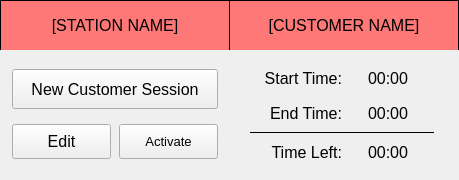
<?xml version="1.0" encoding="UTF-8"?>
<ui version="4.0">
 <class>frame_station_5</class>
 <widget class="QWidget" name="frame_station_5">
  <property name="geometry">
   <rect>
    <x>0</x>
    <y>0</y>
    <width>459</width>
    <height>180</height>
   </rect>
  </property>
  <property name="minimumSize">
   <size>
    <width>430</width>
    <height>180</height>
   </size>
  </property>
  <property name="maximumSize">
   <size>
    <width>510</width>
    <height>190</height>
   </size>
  </property>
  <property name="windowTitle">
   <string>Form</string>
  </property>
  <property name="styleSheet">
   <string notr="true">QWidget {
	font: 12pt &quot;Segoe UI&quot;;
}
QWidget[stationFrame=&quot;true&quot;] {
	border: 1px solid black;
	background-color: rgb(240, 240, 240);
}
QLabel[labelFrame=&quot;true&quot;] {
	border-bottom: 1px solid black;
}</string>
  </property>
  <property name="stationFrame" stdset="0">
   <bool>true</bool>
  </property>
  <layout class="QVBoxLayout" name="verticalLayout">
   <property name="spacing">
    <number>0</number>
   </property>
   <property name="leftMargin">
    <number>0</number>
   </property>
   <property name="topMargin">
    <number>0</number>
   </property>
   <property name="rightMargin">
    <number>0</number>
   </property>
   <property name="bottomMargin">
    <number>0</number>
   </property>
   <item>
    <widget class="QFrame" name="frame_labels_5">
     <property name="minimumSize">
      <size>
       <width>0</width>
       <height>50</height>
      </size>
     </property>
     <property name="maximumSize">
      <size>
       <width>16777215</width>
       <height>50</height>
      </size>
     </property>
     <property name="styleSheet">
      <string notr="true">QFrame {
	background-color: rgb(255, 120, 120);
}</string>
     </property>
     <property name="frameShape">
      <enum>QFrame::HLine</enum>
     </property>
     <property name="frameShadow">
      <enum>QFrame::Plain</enum>
     </property>
     <property name="lineWidth">
      <number>0</number>
     </property>
     <property name="midLineWidth">
      <number>0</number>
     </property>
     <layout class="QHBoxLayout" name="horizontalLayout_3">
      <property name="spacing">
       <number>0</number>
      </property>
      <property name="leftMargin">
       <number>0</number>
      </property>
      <property name="topMargin">
       <number>0</number>
      </property>
      <property name="rightMargin">
       <number>0</number>
      </property>
      <property name="bottomMargin">
       <number>0</number>
      </property>
      <item>
       <widget class="QLabel" name="label_deviceName_5">
        <property name="font">
         <font>
          <family>Segoe UI</family>
          <pointsize>12</pointsize>
          <weight>50</weight>
          <italic>false</italic>
          <bold>false</bold>
         </font>
        </property>
        <property name="styleSheet">
         <string notr="true">border-top: 1px solid black;
border-left: 1px solid black;
border-right: 1px solid black;</string>
        </property>
        <property name="text">
         <string>[STATION NAME]</string>
        </property>
        <property name="alignment">
         <set>Qt::AlignCenter</set>
        </property>
        <property name="wordWrap">
         <bool>true</bool>
        </property>
        <property name="textInteractionFlags">
         <set>Qt::LinksAccessibleByMouse</set>
        </property>
        <property name="labelFrame" stdset="0">
         <bool>true</bool>
        </property>
       </widget>
      </item>
      <item>
       <widget class="QLabel" name="label_customerName_5">
        <property name="font">
         <font>
          <family>Segoe UI</family>
          <pointsize>12</pointsize>
          <weight>50</weight>
          <italic>false</italic>
          <bold>false</bold>
         </font>
        </property>
        <property name="styleSheet">
         <string notr="true">border-top: 1px solid black;
border-right: 1px solid black;</string>
        </property>
        <property name="text">
         <string>[CUSTOMER NAME]</string>
        </property>
        <property name="alignment">
         <set>Qt::AlignCenter</set>
        </property>
        <property name="wordWrap">
         <bool>true</bool>
        </property>
        <property name="labelFrame" stdset="0">
         <bool>true</bool>
        </property>
       </widget>
      </item>
     </layout>
    </widget>
   </item>
   <item>
    <layout class="QHBoxLayout" name="frame_contents_5">
     <property name="spacing">
      <number>0</number>
     </property>
     <item>
      <layout class="QGridLayout" name="gridLayout_contentsLeft_1" columnstretch="0,0">
       <property name="leftMargin">
        <number>12</number>
       </property>
       <property name="topMargin">
        <number>12</number>
       </property>
       <property name="rightMargin">
        <number>12</number>
       </property>
       <property name="bottomMargin">
        <number>12</number>
       </property>
       <property name="spacing">
        <number>8</number>
       </property>
       <item row="1" column="0">
        <widget class="QPushButton" name="pushButton_edit_5">
         <property name="minimumSize">
          <size>
           <width>0</width>
           <height>35</height>
          </size>
         </property>
         <property name="font">
          <font>
           <family>Segoe UI</family>
           <pointsize>12</pointsize>
           <weight>50</weight>
           <italic>false</italic>
           <bold>false</bold>
          </font>
         </property>
         <property name="text">
          <string>Edit</string>
         </property>
        </widget>
       </item>
       <item row="1" column="1">
        <widget class="QPushButton" name="pushButton_toggleState_5">
         <property name="minimumSize">
          <size>
           <width>0</width>
           <height>35</height>
          </size>
         </property>
         <property name="maximumSize">
          <size>
           <width>16777215</width>
           <height>35</height>
          </size>
         </property>
         <property name="font">
          <font>
           <family>Segoe UI</family>
           <pointsize>10</pointsize>
           <weight>50</weight>
           <italic>false</italic>
           <bold>false</bold>
          </font>
         </property>
         <property name="styleSheet">
          <string notr="true">font: 10pt &quot;Segoe UI&quot;;</string>
         </property>
         <property name="text">
          <string>Activate</string>
         </property>
        </widget>
       </item>
       <item row="0" column="0" colspan="2">
        <widget class="QPushButton" name="pushButton_newSession_5">
         <property name="minimumSize">
          <size>
           <width>0</width>
           <height>40</height>
          </size>
         </property>
         <property name="font">
          <font>
           <family>Segoe UI</family>
           <pointsize>12</pointsize>
           <weight>50</weight>
           <italic>false</italic>
           <bold>false</bold>
          </font>
         </property>
         <property name="text">
          <string>New Customer Session</string>
         </property>
        </widget>
       </item>
      </layout>
     </item>
     <item>
      <layout class="QGridLayout" name="gridLayout_contentsRight_5">
       <property name="leftMargin">
        <number>20</number>
       </property>
       <property name="topMargin">
        <number>10</number>
       </property>
       <property name="rightMargin">
        <number>25</number>
       </property>
       <property name="bottomMargin">
        <number>10</number>
       </property>
       <item row="3" column="1">
        <widget class="QLabel" name="label_timeLeftValue_5">
         <property name="font">
          <font>
           <family>Segoe UI</family>
           <pointsize>12</pointsize>
           <weight>50</weight>
           <italic>false</italic>
           <bold>false</bold>
          </font>
         </property>
         <property name="text">
          <string>00:00</string>
         </property>
         <property name="alignment">
          <set>Qt::AlignCenter</set>
         </property>
        </widget>
       </item>
       <item row="2" column="0" colspan="2">
        <widget class="Line" name="line_time_5">
         <property name="autoFillBackground">
          <bool>false</bool>
         </property>
         <property name="frameShadow">
          <enum>QFrame::Plain</enum>
         </property>
         <property name="lineWidth">
          <number>0</number>
         </property>
         <property name="midLineWidth">
          <number>1</number>
         </property>
         <property name="orientation">
          <enum>Qt::Horizontal</enum>
         </property>
        </widget>
       </item>
       <item row="0" column="0">
        <widget class="QLabel" name="label_startTime_5">
         <property name="font">
          <font>
           <family>Segoe UI</family>
           <pointsize>12</pointsize>
           <weight>50</weight>
           <italic>false</italic>
           <bold>false</bold>
          </font>
         </property>
         <property name="text">
          <string>Start Time:</string>
         </property>
         <property name="alignment">
          <set>Qt::AlignRight|Qt::AlignTrailing|Qt::AlignVCenter</set>
         </property>
         <property name="indent">
          <number>0</number>
         </property>
        </widget>
       </item>
       <item row="0" column="1">
        <widget class="QLabel" name="label_startTimeValue_5">
         <property name="font">
          <font>
           <family>Segoe UI</family>
           <pointsize>12</pointsize>
           <weight>50</weight>
           <italic>false</italic>
           <bold>false</bold>
          </font>
         </property>
         <property name="text">
          <string>00:00</string>
         </property>
         <property name="alignment">
          <set>Qt::AlignCenter</set>
         </property>
        </widget>
       </item>
       <item row="1" column="0">
        <widget class="QLabel" name="label_endTime_5">
         <property name="sizePolicy">
          <sizepolicy hsizetype="Preferred" vsizetype="Preferred">
           <horstretch>0</horstretch>
           <verstretch>0</verstretch>
          </sizepolicy>
         </property>
         <property name="font">
          <font>
           <family>Segoe UI</family>
           <pointsize>12</pointsize>
           <weight>50</weight>
           <italic>false</italic>
           <bold>false</bold>
          </font>
         </property>
         <property name="text">
          <string>End Time:</string>
         </property>
         <property name="alignment">
          <set>Qt::AlignRight|Qt::AlignTrailing|Qt::AlignVCenter</set>
         </property>
         <property name="indent">
          <number>0</number>
         </property>
        </widget>
       </item>
       <item row="1" column="1">
        <widget class="QLabel" name="label_endTimeValue_5">
         <property name="font">
          <font>
           <family>Segoe UI</family>
           <pointsize>12</pointsize>
           <weight>50</weight>
           <italic>false</italic>
           <bold>false</bold>
          </font>
         </property>
         <property name="text">
          <string>00:00</string>
         </property>
         <property name="alignment">
          <set>Qt::AlignCenter</set>
         </property>
        </widget>
       </item>
       <item row="3" column="0">
        <widget class="QLabel" name="label_timeLeft_5">
         <property name="font">
          <font>
           <family>Segoe UI</family>
           <pointsize>12</pointsize>
           <weight>50</weight>
           <italic>false</italic>
           <bold>false</bold>
          </font>
         </property>
         <property name="text">
          <string>Time Left:</string>
         </property>
         <property name="alignment">
          <set>Qt::AlignRight|Qt::AlignTrailing|Qt::AlignVCenter</set>
         </property>
         <property name="indent">
          <number>0</number>
         </property>
        </widget>
       </item>
      </layout>
     </item>
    </layout>
   </item>
  </layout>
 </widget>
 <resources/>
 <connections/>
</ui>
